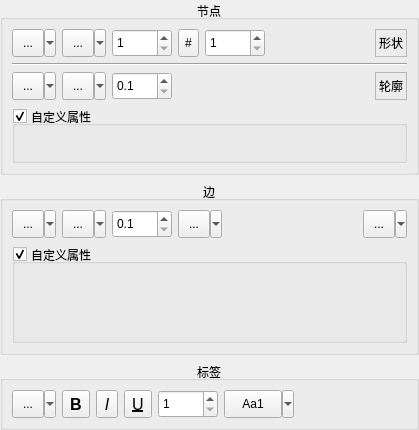
<?xml version="1.0" encoding="UTF-8"?>
<ui version="4.0">
 <class>CNodeEdgePropertiesUI</class>
 <widget class="QWidget" name="CNodeEdgePropertiesUI">
  <property name="geometry">
   <rect>
    <x>0</x>
    <y>0</y>
    <width>419</width>
    <height>430</height>
   </rect>
  </property>
  <property name="sizePolicy">
   <sizepolicy hsizetype="Preferred" vsizetype="Maximum">
    <horstretch>0</horstretch>
    <verstretch>0</verstretch>
   </sizepolicy>
  </property>
  <property name="windowTitle">
   <string>Form</string>
  </property>
  <property name="styleSheet">
   <string notr="true">/*
QDoubleSpinBox, QSpinBox, QComboBox
{
border: 1px solid #aaa;
background: white;
}

QSpinBox:hover, QDoubleSpinBox:hover, QComboBox:hover
{
border: 1px solid #00a;
background: white;
}


QToolButton
{
border: 1px none;
background: transparent;
}

QToolButton::menu-button 
{
background: transparent;
}

QToolButton:on
{
border: 1px solid #00a;
background: #bbb;
}

QToolButton:hover:!on
{
border: 1px solid #00a;
background: #eee;
}
*/
</string>
  </property>
  <layout class="QVBoxLayout" name="verticalLayout_2">
   <property name="leftMargin">
    <number>0</number>
   </property>
   <property name="topMargin">
    <number>0</number>
   </property>
   <property name="rightMargin">
    <number>0</number>
   </property>
   <property name="bottomMargin">
    <number>0</number>
   </property>
   <item>
    <widget class="QGroupBox" name="NodesBox">
     <property name="title">
      <string>节点</string>
     </property>
     <property name="alignment">
      <set>Qt::AlignCenter</set>
     </property>
     <layout class="QVBoxLayout" name="verticalLayout_5">
      <item>
       <layout class="QHBoxLayout" name="horizontalLayout_3">
        <item>
         <widget class="QSint::ColorButton" name="NodeColor">
          <property name="sizePolicy">
           <sizepolicy hsizetype="Fixed" vsizetype="Fixed">
            <horstretch>0</horstretch>
            <verstretch>0</verstretch>
           </sizepolicy>
          </property>
          <property name="minimumSize">
           <size>
            <width>44</width>
            <height>28</height>
           </size>
          </property>
          <property name="statusTip">
           <string>Set fill color of the selected nodes</string>
          </property>
          <property name="text">
           <string>...</string>
          </property>
          <property name="iconSize">
           <size>
            <width>18</width>
            <height>18</height>
           </size>
          </property>
          <property name="popupMode">
           <enum>QToolButton::MenuButtonPopup</enum>
          </property>
         </widget>
        </item>
        <item>
         <widget class="QSint::QSplitButton" name="NodeShape">
          <property name="minimumSize">
           <size>
            <width>44</width>
            <height>28</height>
           </size>
          </property>
          <property name="maximumSize">
           <size>
            <width>16777215</width>
            <height>28</height>
           </size>
          </property>
          <property name="statusTip">
           <string>Set shape of the selected nodes</string>
          </property>
          <property name="text">
           <string>...</string>
          </property>
          <property name="iconSize">
           <size>
            <width>18</width>
            <height>18</height>
           </size>
          </property>
          <property name="popupMode">
           <enum>QToolButton::MenuButtonPopup</enum>
          </property>
         </widget>
        </item>
        <item>
         <widget class="QSint::SpinComboBox" name="NodeSizeX">
          <property name="sizePolicy">
           <sizepolicy hsizetype="Preferred" vsizetype="Fixed">
            <horstretch>0</horstretch>
            <verstretch>0</verstretch>
           </sizepolicy>
          </property>
          <property name="minimumSize">
           <size>
            <width>60</width>
            <height>28</height>
           </size>
          </property>
          <property name="maximumSize">
           <size>
            <width>60</width>
            <height>28</height>
           </size>
          </property>
          <property name="statusTip">
           <string>Set width of the selected nodes</string>
          </property>
          <property name="styleSheet">
           <string notr="true"/>
          </property>
          <property name="correctionMode">
           <enum>QAbstractSpinBox::CorrectToNearestValue</enum>
          </property>
          <property name="minimum">
           <number>1</number>
          </property>
          <property name="maximum">
           <number>1000</number>
          </property>
         </widget>
        </item>
        <item>
         <widget class="QToolButton" name="NodeSizeSwitch">
          <property name="sizePolicy">
           <sizepolicy hsizetype="Fixed" vsizetype="Preferred">
            <horstretch>0</horstretch>
            <verstretch>0</verstretch>
           </sizepolicy>
          </property>
          <property name="statusTip">
           <string>Uniform nodes size editing if checked</string>
          </property>
          <property name="text">
           <string>#</string>
          </property>
          <property name="checkable">
           <bool>true</bool>
          </property>
          <property name="checked">
           <bool>false</bool>
          </property>
         </widget>
        </item>
        <item>
         <widget class="QSint::SpinComboBox" name="NodeSizeY">
          <property name="sizePolicy">
           <sizepolicy hsizetype="Preferred" vsizetype="Fixed">
            <horstretch>0</horstretch>
            <verstretch>0</verstretch>
           </sizepolicy>
          </property>
          <property name="minimumSize">
           <size>
            <width>60</width>
            <height>28</height>
           </size>
          </property>
          <property name="maximumSize">
           <size>
            <width>60</width>
            <height>28</height>
           </size>
          </property>
          <property name="statusTip">
           <string>Set height of the selected nodes</string>
          </property>
          <property name="styleSheet">
           <string notr="true"/>
          </property>
          <property name="correctionMode">
           <enum>QAbstractSpinBox::CorrectToNearestValue</enum>
          </property>
          <property name="minimum">
           <number>1</number>
          </property>
          <property name="maximum">
           <number>1000</number>
          </property>
         </widget>
        </item>
        <item>
         <spacer name="horizontalSpacer">
          <property name="orientation">
           <enum>Qt::Horizontal</enum>
          </property>
          <property name="sizeHint" stdset="0">
           <size>
            <width>40</width>
            <height>20</height>
           </size>
          </property>
         </spacer>
        </item>
        <item>
         <widget class="QLabel" name="label_2">
          <property name="frameShape">
           <enum>QFrame::StyledPanel</enum>
          </property>
          <property name="frameShadow">
           <enum>QFrame::Sunken</enum>
          </property>
          <property name="text">
           <string>形状</string>
          </property>
          <property name="alignment">
           <set>Qt::AlignRight|Qt::AlignTrailing|Qt::AlignVCenter</set>
          </property>
         </widget>
        </item>
       </layout>
      </item>
      <item>
       <widget class="Line" name="line">
        <property name="orientation">
         <enum>Qt::Horizontal</enum>
        </property>
       </widget>
      </item>
      <item>
       <layout class="QHBoxLayout" name="horizontalLayout_5">
        <item>
         <widget class="QSint::ColorButton" name="StrokeColor">
          <property name="sizePolicy">
           <sizepolicy hsizetype="Fixed" vsizetype="Fixed">
            <horstretch>0</horstretch>
            <verstretch>0</verstretch>
           </sizepolicy>
          </property>
          <property name="minimumSize">
           <size>
            <width>44</width>
            <height>28</height>
           </size>
          </property>
          <property name="statusTip">
           <string>Set stroke color of the selected nodes</string>
          </property>
          <property name="text">
           <string>...</string>
          </property>
          <property name="iconSize">
           <size>
            <width>18</width>
            <height>18</height>
           </size>
          </property>
          <property name="popupMode">
           <enum>QToolButton::MenuButtonPopup</enum>
          </property>
         </widget>
        </item>
        <item>
         <widget class="QSint::QPenButton" name="StrokeStyle">
          <property name="minimumSize">
           <size>
            <width>44</width>
            <height>28</height>
           </size>
          </property>
          <property name="statusTip">
           <string>Set stroke style of the selected nodes</string>
          </property>
          <property name="text">
           <string>...</string>
          </property>
          <property name="iconSize">
           <size>
            <width>18</width>
            <height>18</height>
           </size>
          </property>
          <property name="popupMode">
           <enum>QToolButton::MenuButtonPopup</enum>
          </property>
         </widget>
        </item>
        <item>
         <widget class="QSint::DoubleSpinComboBox" name="StrokeSize">
          <property name="sizePolicy">
           <sizepolicy hsizetype="Fixed" vsizetype="Fixed">
            <horstretch>0</horstretch>
            <verstretch>0</verstretch>
           </sizepolicy>
          </property>
          <property name="minimumSize">
           <size>
            <width>60</width>
            <height>28</height>
           </size>
          </property>
          <property name="maximumSize">
           <size>
            <width>60</width>
            <height>28</height>
           </size>
          </property>
          <property name="statusTip">
           <string>Set stroke width of the selected nodes</string>
          </property>
          <property name="styleSheet">
           <string notr="true"/>
          </property>
          <property name="correctionMode">
           <enum>QAbstractSpinBox::CorrectToNearestValue</enum>
          </property>
          <property name="decimals">
           <number>1</number>
          </property>
          <property name="minimum">
           <double>0.100000000000000</double>
          </property>
          <property name="singleStep">
           <double>0.100000000000000</double>
          </property>
         </widget>
        </item>
        <item>
         <spacer name="horizontalSpacer_4">
          <property name="orientation">
           <enum>Qt::Horizontal</enum>
          </property>
          <property name="sizeHint" stdset="0">
           <size>
            <width>40</width>
            <height>20</height>
           </size>
          </property>
         </spacer>
        </item>
        <item>
         <widget class="QLabel" name="label">
          <property name="frameShape">
           <enum>QFrame::StyledPanel</enum>
          </property>
          <property name="frameShadow">
           <enum>QFrame::Sunken</enum>
          </property>
          <property name="text">
           <string>轮廓</string>
          </property>
          <property name="alignment">
           <set>Qt::AlignRight|Qt::AlignTrailing|Qt::AlignVCenter</set>
          </property>
         </widget>
        </item>
       </layout>
      </item>
      <item>
       <widget class="QGroupBox" name="NodeAttrBox">
        <property name="sizePolicy">
         <sizepolicy hsizetype="Preferred" vsizetype="Expanding">
          <horstretch>0</horstretch>
          <verstretch>0</verstretch>
         </sizepolicy>
        </property>
        <property name="title">
         <string>自定义属性</string>
        </property>
        <property name="alignment">
         <set>Qt::AlignLeading|Qt::AlignLeft|Qt::AlignVCenter</set>
        </property>
        <property name="flat">
         <bool>true</bool>
        </property>
        <property name="checkable">
         <bool>true</bool>
        </property>
        <layout class="QVBoxLayout" name="verticalLayout_3">
         <property name="leftMargin">
          <number>0</number>
         </property>
         <property name="topMargin">
          <number>0</number>
         </property>
         <property name="rightMargin">
          <number>0</number>
         </property>
         <property name="bottomMargin">
          <number>0</number>
         </property>
         <item>
          <widget class="CAttributesEditorUI" name="NodeAttrEditor" native="true"/>
         </item>
        </layout>
       </widget>
      </item>
     </layout>
    </widget>
   </item>
   <item>
    <widget class="QGroupBox" name="EdgesBox">
     <property name="title">
      <string>边</string>
     </property>
     <property name="alignment">
      <set>Qt::AlignCenter</set>
     </property>
     <layout class="QVBoxLayout" name="verticalLayout">
      <item>
       <layout class="QHBoxLayout" name="horizontalLayout_2">
        <item>
         <widget class="QSint::ColorButton" name="EdgeColor">
          <property name="sizePolicy">
           <sizepolicy hsizetype="Fixed" vsizetype="Fixed">
            <horstretch>0</horstretch>
            <verstretch>0</verstretch>
           </sizepolicy>
          </property>
          <property name="minimumSize">
           <size>
            <width>44</width>
            <height>28</height>
           </size>
          </property>
          <property name="statusTip">
           <string>Set color of the selected edges</string>
          </property>
          <property name="text">
           <string>...</string>
          </property>
          <property name="iconSize">
           <size>
            <width>18</width>
            <height>18</height>
           </size>
          </property>
          <property name="popupMode">
           <enum>QToolButton::MenuButtonPopup</enum>
          </property>
         </widget>
        </item>
        <item>
         <widget class="QSint::QPenButton" name="EdgeStyle">
          <property name="minimumSize">
           <size>
            <width>44</width>
            <height>28</height>
           </size>
          </property>
          <property name="statusTip">
           <string>Set pen style of the selected edges</string>
          </property>
          <property name="text">
           <string>...</string>
          </property>
          <property name="iconSize">
           <size>
            <width>18</width>
            <height>18</height>
           </size>
          </property>
          <property name="popupMode">
           <enum>QToolButton::MenuButtonPopup</enum>
          </property>
         </widget>
        </item>
        <item>
         <widget class="QSint::DoubleSpinComboBox" name="EdgeWeight">
          <property name="sizePolicy">
           <sizepolicy hsizetype="Fixed" vsizetype="Fixed">
            <horstretch>0</horstretch>
            <verstretch>0</verstretch>
           </sizepolicy>
          </property>
          <property name="minimumSize">
           <size>
            <width>60</width>
            <height>28</height>
           </size>
          </property>
          <property name="maximumSize">
           <size>
            <width>60</width>
            <height>28</height>
           </size>
          </property>
          <property name="statusTip">
           <string>Set weight of the selected edges</string>
          </property>
          <property name="styleSheet">
           <string notr="true"/>
          </property>
          <property name="correctionMode">
           <enum>QAbstractSpinBox::CorrectToNearestValue</enum>
          </property>
          <property name="decimals">
           <number>1</number>
          </property>
          <property name="minimum">
           <double>0.100000000000000</double>
          </property>
          <property name="singleStep">
           <double>0.100000000000000</double>
          </property>
         </widget>
        </item>
        <item>
         <widget class="QSint::QSplitButton" name="EdgeDirection">
          <property name="minimumSize">
           <size>
            <width>44</width>
            <height>28</height>
           </size>
          </property>
          <property name="statusTip">
           <string>Set direction of the selected edges</string>
          </property>
          <property name="text">
           <string>...</string>
          </property>
          <property name="iconSize">
           <size>
            <width>18</width>
            <height>18</height>
           </size>
          </property>
          <property name="popupMode">
           <enum>QToolButton::MenuButtonPopup</enum>
          </property>
         </widget>
        </item>
        <item>
         <spacer name="horizontalSpacer_2">
          <property name="orientation">
           <enum>Qt::Horizontal</enum>
          </property>
          <property name="sizeHint" stdset="0">
           <size>
            <width>40</width>
            <height>20</height>
           </size>
          </property>
         </spacer>
        </item>
        <item>
         <widget class="QSint::QSplitButton" name="EdgeType">
          <property name="minimumSize">
           <size>
            <width>44</width>
            <height>28</height>
           </size>
          </property>
          <property name="statusTip">
           <string>Set type of the selected edges</string>
          </property>
          <property name="text">
           <string>...</string>
          </property>
          <property name="iconSize">
           <size>
            <width>18</width>
            <height>18</height>
           </size>
          </property>
          <property name="popupMode">
           <enum>QToolButton::MenuButtonPopup</enum>
          </property>
         </widget>
        </item>
       </layout>
      </item>
      <item>
       <widget class="QGroupBox" name="EdgeAttrBox">
        <property name="sizePolicy">
         <sizepolicy hsizetype="Preferred" vsizetype="Expanding">
          <horstretch>0</horstretch>
          <verstretch>0</verstretch>
         </sizepolicy>
        </property>
        <property name="title">
         <string>自定义属性</string>
        </property>
        <property name="alignment">
         <set>Qt::AlignLeading|Qt::AlignLeft|Qt::AlignVCenter</set>
        </property>
        <property name="flat">
         <bool>true</bool>
        </property>
        <property name="checkable">
         <bool>true</bool>
        </property>
        <layout class="QVBoxLayout" name="verticalLayout_4">
         <property name="leftMargin">
          <number>0</number>
         </property>
         <property name="topMargin">
          <number>0</number>
         </property>
         <property name="rightMargin">
          <number>0</number>
         </property>
         <property name="bottomMargin">
          <number>0</number>
         </property>
         <item>
          <widget class="CAttributesEditorUI" name="EdgeAttrEditor" native="true"/>
         </item>
        </layout>
       </widget>
      </item>
     </layout>
    </widget>
   </item>
   <item>
    <widget class="QGroupBox" name="LablesBox">
     <property name="title">
      <string>标签</string>
     </property>
     <property name="alignment">
      <set>Qt::AlignCenter</set>
     </property>
     <layout class="QHBoxLayout" name="horizontalLayout">
      <item>
       <layout class="QHBoxLayout" name="horizontalLayout_4">
        <item>
         <widget class="QSint::ColorButton" name="LabelColor">
          <property name="sizePolicy">
           <sizepolicy hsizetype="Fixed" vsizetype="Fixed">
            <horstretch>0</horstretch>
            <verstretch>0</verstretch>
           </sizepolicy>
          </property>
          <property name="minimumSize">
           <size>
            <width>44</width>
            <height>28</height>
           </size>
          </property>
          <property name="maximumSize">
           <size>
            <width>16777215</width>
            <height>28</height>
           </size>
          </property>
          <property name="statusTip">
           <string>Set color of the selected labels</string>
          </property>
          <property name="text">
           <string>...</string>
          </property>
          <property name="iconSize">
           <size>
            <width>18</width>
            <height>18</height>
           </size>
          </property>
          <property name="popupMode">
           <enum>QToolButton::MenuButtonPopup</enum>
          </property>
         </widget>
        </item>
        <item>
         <widget class="QToolButton" name="LabelFontBold">
          <property name="sizePolicy">
           <sizepolicy hsizetype="Fixed" vsizetype="Fixed">
            <horstretch>0</horstretch>
            <verstretch>0</verstretch>
           </sizepolicy>
          </property>
          <property name="minimumSize">
           <size>
            <width>0</width>
            <height>28</height>
           </size>
          </property>
          <property name="maximumSize">
           <size>
            <width>28</width>
            <height>28</height>
           </size>
          </property>
          <property name="font">
           <font>
            <pointsize>12</pointsize>
            <weight>75</weight>
            <bold>true</bold>
           </font>
          </property>
          <property name="statusTip">
           <string>Bold font look of the selected labels</string>
          </property>
          <property name="text">
           <string>B</string>
          </property>
          <property name="checkable">
           <bool>true</bool>
          </property>
         </widget>
        </item>
        <item>
         <widget class="QToolButton" name="LabelFontItalic">
          <property name="sizePolicy">
           <sizepolicy hsizetype="Fixed" vsizetype="Fixed">
            <horstretch>0</horstretch>
            <verstretch>0</verstretch>
           </sizepolicy>
          </property>
          <property name="minimumSize">
           <size>
            <width>0</width>
            <height>28</height>
           </size>
          </property>
          <property name="maximumSize">
           <size>
            <width>28</width>
            <height>28</height>
           </size>
          </property>
          <property name="font">
           <font>
            <pointsize>12</pointsize>
            <weight>50</weight>
            <italic>true</italic>
            <bold>false</bold>
           </font>
          </property>
          <property name="statusTip">
           <string>Italic font look of the selected labels</string>
          </property>
          <property name="text">
           <string>I</string>
          </property>
          <property name="checkable">
           <bool>true</bool>
          </property>
         </widget>
        </item>
        <item>
         <widget class="QToolButton" name="LabelFontUnderline">
          <property name="sizePolicy">
           <sizepolicy hsizetype="Fixed" vsizetype="Fixed">
            <horstretch>0</horstretch>
            <verstretch>0</verstretch>
           </sizepolicy>
          </property>
          <property name="minimumSize">
           <size>
            <width>0</width>
            <height>28</height>
           </size>
          </property>
          <property name="maximumSize">
           <size>
            <width>28</width>
            <height>28</height>
           </size>
          </property>
          <property name="font">
           <font>
            <pointsize>12</pointsize>
            <weight>50</weight>
            <italic>false</italic>
            <bold>false</bold>
            <underline>true</underline>
           </font>
          </property>
          <property name="statusTip">
           <string>Underlined font look of the selected labels</string>
          </property>
          <property name="text">
           <string>U</string>
          </property>
          <property name="checkable">
           <bool>true</bool>
          </property>
         </widget>
        </item>
        <item>
         <widget class="QSint::SpinComboBox" name="LabelFontSize">
          <property name="sizePolicy">
           <sizepolicy hsizetype="Preferred" vsizetype="Fixed">
            <horstretch>0</horstretch>
            <verstretch>0</verstretch>
           </sizepolicy>
          </property>
          <property name="minimumSize">
           <size>
            <width>60</width>
            <height>28</height>
           </size>
          </property>
          <property name="maximumSize">
           <size>
            <width>60</width>
            <height>28</height>
           </size>
          </property>
          <property name="statusTip">
           <string>Set font size of the selected labels</string>
          </property>
          <property name="styleSheet">
           <string notr="true"/>
          </property>
          <property name="correctionMode">
           <enum>QAbstractSpinBox::CorrectToNearestValue</enum>
          </property>
          <property name="minimum">
           <number>1</number>
          </property>
          <property name="maximum">
           <number>1000</number>
          </property>
         </widget>
        </item>
        <item>
         <widget class="QSint::QFontButton" name="LabelFont">
          <property name="sizePolicy">
           <sizepolicy hsizetype="Fixed" vsizetype="Fixed">
            <horstretch>0</horstretch>
            <verstretch>0</verstretch>
           </sizepolicy>
          </property>
          <property name="minimumSize">
           <size>
            <width>70</width>
            <height>28</height>
           </size>
          </property>
          <property name="maximumSize">
           <size>
            <width>16777215</width>
            <height>28</height>
           </size>
          </property>
          <property name="statusTip">
           <string>Set font of the selected labels</string>
          </property>
          <property name="text">
           <string>Aa1</string>
          </property>
          <property name="popupMode">
           <enum>QToolButton::MenuButtonPopup</enum>
          </property>
          <property name="toolButtonStyle">
           <enum>Qt::ToolButtonTextOnly</enum>
          </property>
         </widget>
        </item>
        <item>
         <spacer name="horizontalSpacer_3">
          <property name="orientation">
           <enum>Qt::Horizontal</enum>
          </property>
          <property name="sizeHint" stdset="0">
           <size>
            <width>40</width>
            <height>20</height>
           </size>
          </property>
         </spacer>
        </item>
       </layout>
      </item>
     </layout>
    </widget>
   </item>
  </layout>
 </widget>
 <customwidgets>
  <customwidget>
   <class>QSint::ColorButton</class>
   <extends>QToolButton</extends>
   <header>colorbutton.h</header>
  </customwidget>
  <customwidget>
   <class>QSint::QSplitButton</class>
   <extends>QToolButton</extends>
   <header>qsplitbutton.h</header>
  </customwidget>
  <customwidget>
   <class>QSint::QPenButton</class>
   <extends>QToolButton</extends>
   <header>qpenbutton.h</header>
  </customwidget>
  <customwidget>
   <class>QSint::QFontButton</class>
   <extends>QToolButton</extends>
   <header>qfontbutton.h</header>
  </customwidget>
  <customwidget>
   <class>CAttributesEditorUI</class>
   <extends>QWidget</extends>
   <header>CAttributesEditorUI.h</header>
   <container>1</container>
  </customwidget>
  <customwidget>
   <class>QSint::SpinComboBox</class>
   <extends>QSpinBox</extends>
   <header>spincombobox.h</header>
  </customwidget>
  <customwidget>
   <class>QSint::DoubleSpinComboBox</class>
   <extends>QDoubleSpinBox</extends>
   <header>doublespincombobox.h</header>
  </customwidget>
 </customwidgets>
 <tabstops>
  <tabstop>NodeColor</tabstop>
  <tabstop>NodeShape</tabstop>
  <tabstop>NodeSizeX</tabstop>
  <tabstop>NodeSizeSwitch</tabstop>
  <tabstop>NodeSizeY</tabstop>
  <tabstop>StrokeColor</tabstop>
  <tabstop>StrokeStyle</tabstop>
  <tabstop>StrokeSize</tabstop>
  <tabstop>NodeAttrBox</tabstop>
  <tabstop>EdgeColor</tabstop>
  <tabstop>EdgeStyle</tabstop>
  <tabstop>EdgeWeight</tabstop>
  <tabstop>EdgeDirection</tabstop>
  <tabstop>EdgeAttrBox</tabstop>
  <tabstop>LabelColor</tabstop>
  <tabstop>LabelFont</tabstop>
 </tabstops>
 <resources/>
 <connections>
  <connection>
   <sender>NodeAttrBox</sender>
   <signal>toggled(bool)</signal>
   <receiver>NodeAttrEditor</receiver>
   <slot>setVisible(bool)</slot>
   <hints>
    <hint type="sourcelabel">
     <x>100</x>
     <y>71</y>
    </hint>
    <hint type="destinationlabel">
     <x>113</x>
     <y>89</y>
    </hint>
   </hints>
  </connection>
  <connection>
   <sender>EdgeAttrBox</sender>
   <signal>toggled(bool)</signal>
   <receiver>EdgeAttrEditor</receiver>
   <slot>setVisible(bool)</slot>
   <hints>
    <hint type="sourcelabel">
     <x>38</x>
     <y>195</y>
    </hint>
    <hint type="destinationlabel">
     <x>58</x>
     <y>218</y>
    </hint>
   </hints>
  </connection>
 </connections>
</ui>
